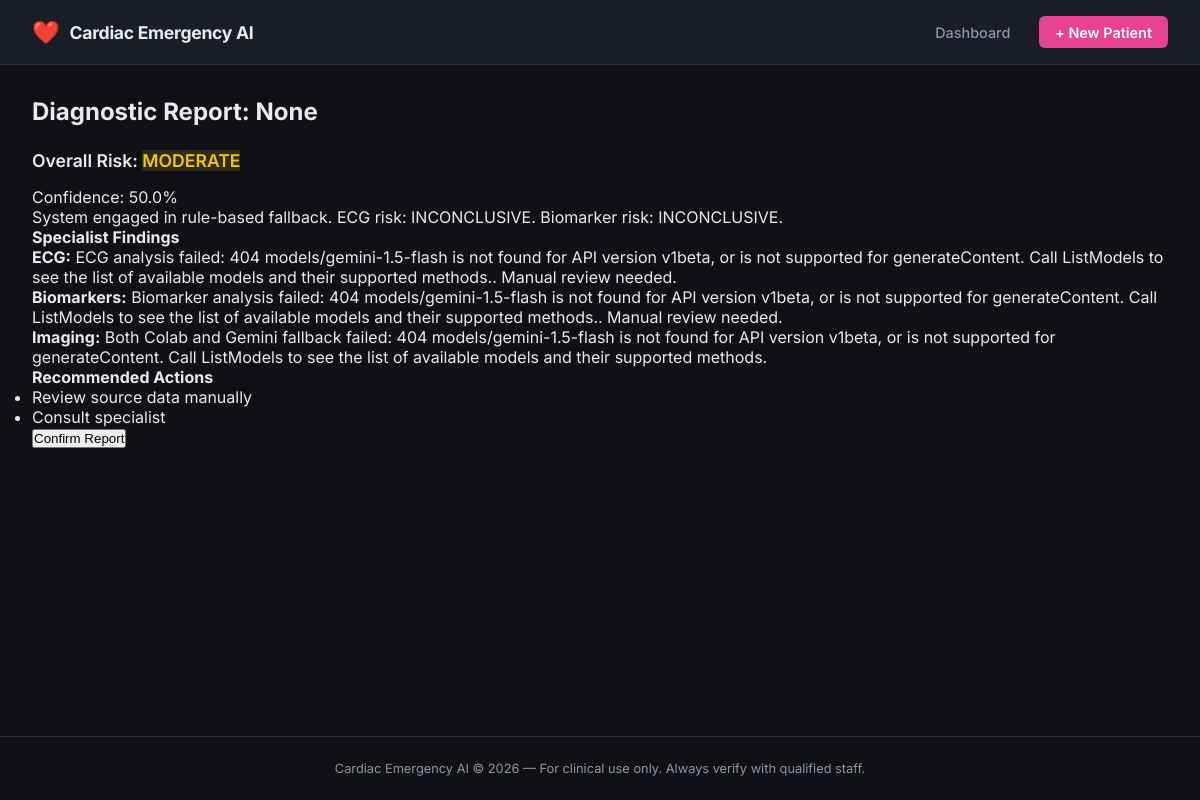
The page /report/55/ on the database its author committed.
### emergency/models.py (models this page shows, shortened)
class Patient(models.Model):
    patient_id = models.UUIDField(
        default=uuid.uuid4,
        editable=False,
        unique=True
    )
    name = models.CharField(max_length=200, null=True, blank=True)
    age = models.IntegerField(null=True, blank=True)
    sex = models.CharField(
        max_length=10,
        choices=[("M","Male"),("F","Female")],
        null=True, blank=True
    )
    arrival_time = models.DateTimeField(
        auto_now_add=True
    )
    symptoms = models.TextField(null=True, blank=True)
    onset_time = models.CharField(max_length=100, null=True, blank=True)
    class Meta:
        ordering = ["-arrival_time"]

class DiagnosticReport(models.Model):
    RISK_CHOICES = [
        ("LOW", "Low"),
        ("MODERATE", "Moderate"),
        ("HIGH", "High"),
        ("CRITICAL", "Critical"),
        ("INCONCLUSIVE", "Inconclusive")
    ]
    patient = models.ForeignKey(
        Patient,
        on_delete=models.CASCADE,
        related_name="reports"
    )
    ecg_findings = models.JSONField(null=True)
    biomarker_findings = models.JSONField(null=True)
    imaging_findings = models.JSONField(null=True)
    risk_level = models.CharField(
        max_length=20,
        choices=RISK_CHOICES
    )
    final_report = models.TextField()
    confidence_score = models.FloatField()
    recommended_actions = models.JSONField(
        null=True
    )
    retrieved_guidelines = models.TextField(
        null=True
    )
    loop_count = models.IntegerField(default=0)
    agent_agreement = models.BooleanField(
        default=True
    )
    discordant_agents = models.JSONField(
        default=list
    )
    doctor_confirmed = models.BooleanField(
        default=False
    )
    doctor_override = models.BooleanField(
        default=False
    )
    doctor_notes = models.TextField(
        null=True, blank=True
    )
    created_at = models.DateTimeField(
        auto_now_add=True
    )
    processing_time_seconds = models.FloatField(
        null=True
    )
    class Meta:
        ordering = ["-created_at"]

### emergency/views.py (the view)
# urls.py: path("report/<int:report_id>/", views.view_report, name="report"),
def view_report(request, report_id):
    report = DiagnosticReport.objects.select_related(
        "patient"
    ).get(id=report_id)
    return render(request, "emergency/report.html", {
        "report": report,
        "patient": report.patient
    })

### emergency/templates/emergency/report.html (shortened to what this page needs)
{% extends 'emergency/base.html' %}
{% block content %}
<h2>Diagnostic Report: {{ patient.name }}</h2>
<div class="report-section">
    <h3>Overall Risk: <span class="risk-{{ report.risk_level|lower }}">{{ report.risk_level }}</span></h3>
    <p>Confidence: {{ report.confidence_score }}%</p>
    <p>{{ report.final_report }}</p>
</div>
<div class="findings">
    <h4>Specialist Findings</h4>
    <p><strong>ECG:</strong> {{ report.ecg_findings.findings|join:", " }}</p>
    <p><strong>Biomarkers:</strong> {{ report.biomarker_findings.findings|join:", " }}</p>
    <p><strong>Imaging:</strong> {{ report.imaging_findings.findings|join:", " }}</p>
</div>
<div class="actions">
    <h4>Recommended Actions</h4>
    <ul>
        {% for action in report.recommended_actions %}
        <li>{{ action }}</li>
        {% endfor %}
    </ul>
</div>
{% if not report.doctor_confirmed %}
<form id="confirm-form" method="post" action="{% url 'confirm' report.id %}">
    <button type="button" onclick="confirmReport()">Confirm Report</button>
</form>
{% else %}
<p><em>Confirmed by Doctor.</em></p>
{% endif %}
{% endblock %}

### static/css/style.css (style rules this page uses)
:root { --bg-dark: #0f1117; --bg-card: #1a1d27; --bg-card-hover: #22263a; --border: #2a2d3e; --accent: #e84393; --accent-blue: #4f8ef7; --accent-green: #2ecc71; --accent-yellow: #f39c12; --text-primary: #e8eaf0; --text-muted: #9094a8; --risk-critical: #e74c3c; --risk-high: #e67e22; --risk-moderate: #f1c40f; --risk-low: #2ecc71; --radius: 10px; --shadow: 0 4px 24px rgba(0,0,0,0.4); }
*, *::before, *::after { box-sizing: border-box; margin: 0; padding: 0; }
body { font-family: 'Inter', -apple-system, BlinkMacSystemFont, sans-serif; background: var(--bg-dark); color: var(--text-primary); min-height: 100vh; display: flex; flex-direction: column; }
.risk-moderate { background: rgba(241,196,15,0.15); color: var(--risk-moderate); }
h2 { font-size: 1.5rem; font-weight: 700; margin-bottom: 1.5rem; }
h3 { font-size: 1.1rem; font-weight: 600; margin-bottom: 1rem; }

### rows shown on the page
Patient: name "None"
DiagnosticReport: risk_level "MODERATE", confidence_score "50.0", final_report "System engaged in rule-based fallback. ECG risk: INCONCLUSIVE. Biomarker risk: INCONCLUSIVE.", ecg_findings.findings "ECG analysis failed: 404 models/gemini-1.5-flash is not found for API version v1beta, or is not supported for generateContent. Call ListModels to see the list of available models and their supported methods.. Manual review needed.", biomarker_findings.findings "Biomarker analysis failed: 404 models/gemini-1.5-flash is not found for API version v1beta, or is not supported for generateContent. Call ListModels to see the list of available models and their supported methods.. Manual review needed.", imaging_findings.findings "Both Colab and Gemini fallback failed: 404 models/gemini-1.5-flash is not found for API version v1beta, or is not supported for generateContent. Call ListModels to see the list of available models and their supported methods."

### other values the page prints
{{ action }} "Review source data manually" "Consult specialist"
